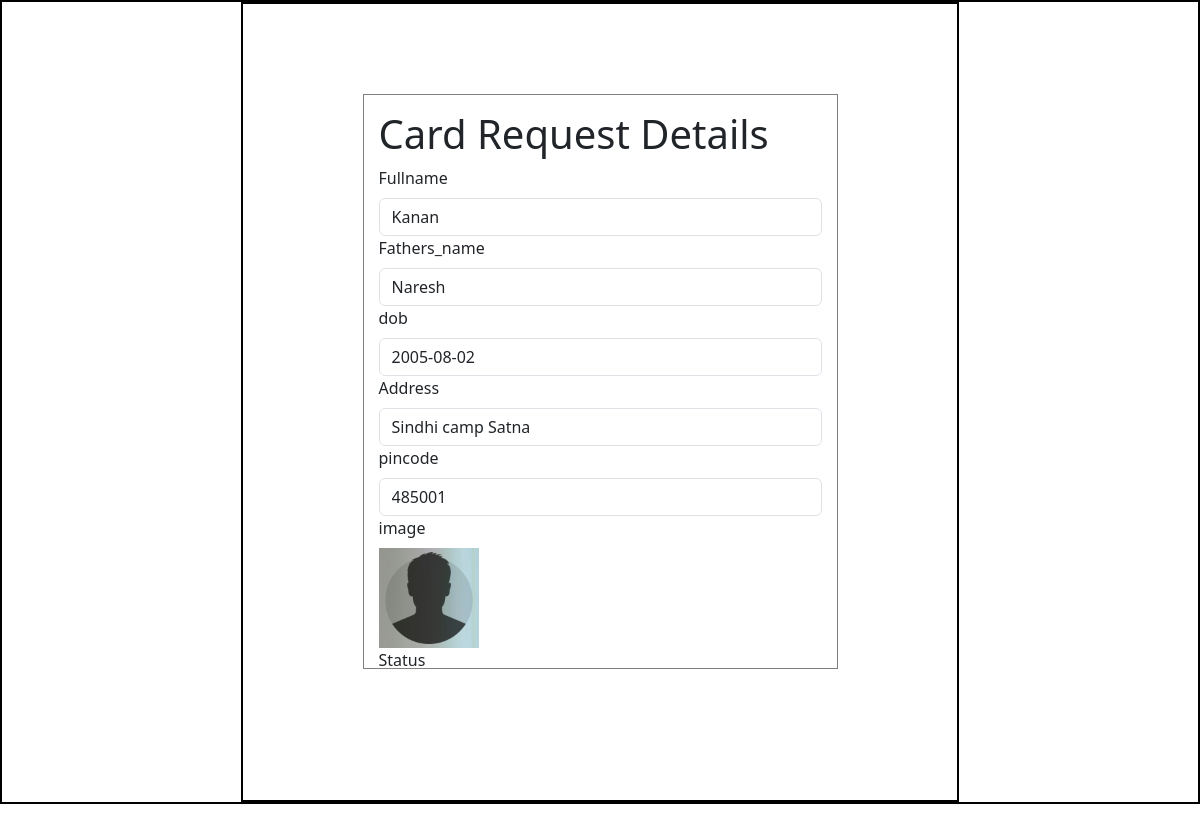
Screenshot of /update_status/driving/8 with the database file from the repository.
### Application/models.py (models this page shows)
class Info(db.Model):
    id=db.Column(db.Integer(),primary_key=True)
    attribute_name=db.Column(db.String(),nullable=False)
    attribute_value=db.Column(db.String(),nullable=False)
    card_name=db.Column(db.String(),nullable=False)
    user_id=db.Column(db.Integer(),db.ForeignKey('user.id'),nullable=False)

### Application/controllers.py (the view)
@app.route('/update_status/<card>/<int:user_id>',methods=['GET','POST'])
def update_status(card,user_id):
    details=Info.query.filter_by(user_id=user_id,card_name=card).all()
    detail=Info.query.filter_by(user_id=user_id,card_name=card,attribute_name='Status').first()
    if request.method=='POST':
        status=request.form.get('status')
        detail.attribute_value=status
        db.session.commit()
        return redirect('/admin')
    return render_template('update_status.html',user_id=user_id,card=card,details=details)

### templates/update_status.html (shortened to what this page needs)
<!DOCTYPE html>
<html lang="en">
  <head>
    <link
      href="https://cdn.jsdelivr.net/npm/bootstrap@5.3.3/dist/css/bootstrap.min.css"
      rel="stylesheet"
    />
    <link rel="stylesheet" href="/static/style.css"/>
  </head>
  <body>
    <div id="main">
      <div id="canvas" class="overflow-auto">
        <div id="form-body" style="width: 475px; height: 575px; margin-top: 90px;  overflow-y: scroll;">
            <h1>Card Request Details</h1>
            {% for detail in details%}
              <label for="name" class="form-label">{{detail.attribute_name}}</label>
                {% if detail.attribute_name =='image'%}
                  <br>
                  <img src="/static/{{detail.attribute_value}}" alt="user image" height="100" width="100">
                  <br>
                {% else %}
                  <input id="name" class="form-control" type="text" value='{{detail.attribute_value}}' aria-label="readonly input example" readonly>
                {% endif %}
            {% endfor %}
            </div>
          </div>
    </div>
  </body>
</html>

### static/style.css (style rules this page uses)
* { margin: 0px; }
#main,#canvas { border: 2px solid black; }
#canvas { width: 60%; margin: auto; height: 800px; }
#form-body { width: 375px; height: 450px; margin: auto; border: 1px solid gray; margin-top: 175px; padding: 15px; }

### rows the page displays
Info: attribute_name "Fullname", attribute_value "Kanan"
Info: attribute_name "Fathers_name", attribute_value "Naresh"
Info: attribute_name "dob", attribute_value "2005-08-02"
Info: attribute_name "Address", attribute_value "Sindhi camp Satna"
Info: attribute_name "pincode", attribute_value "485001"
Info: attribute_name "image", attribute_value (placeholder picture)
Info: attribute_name "Status"
